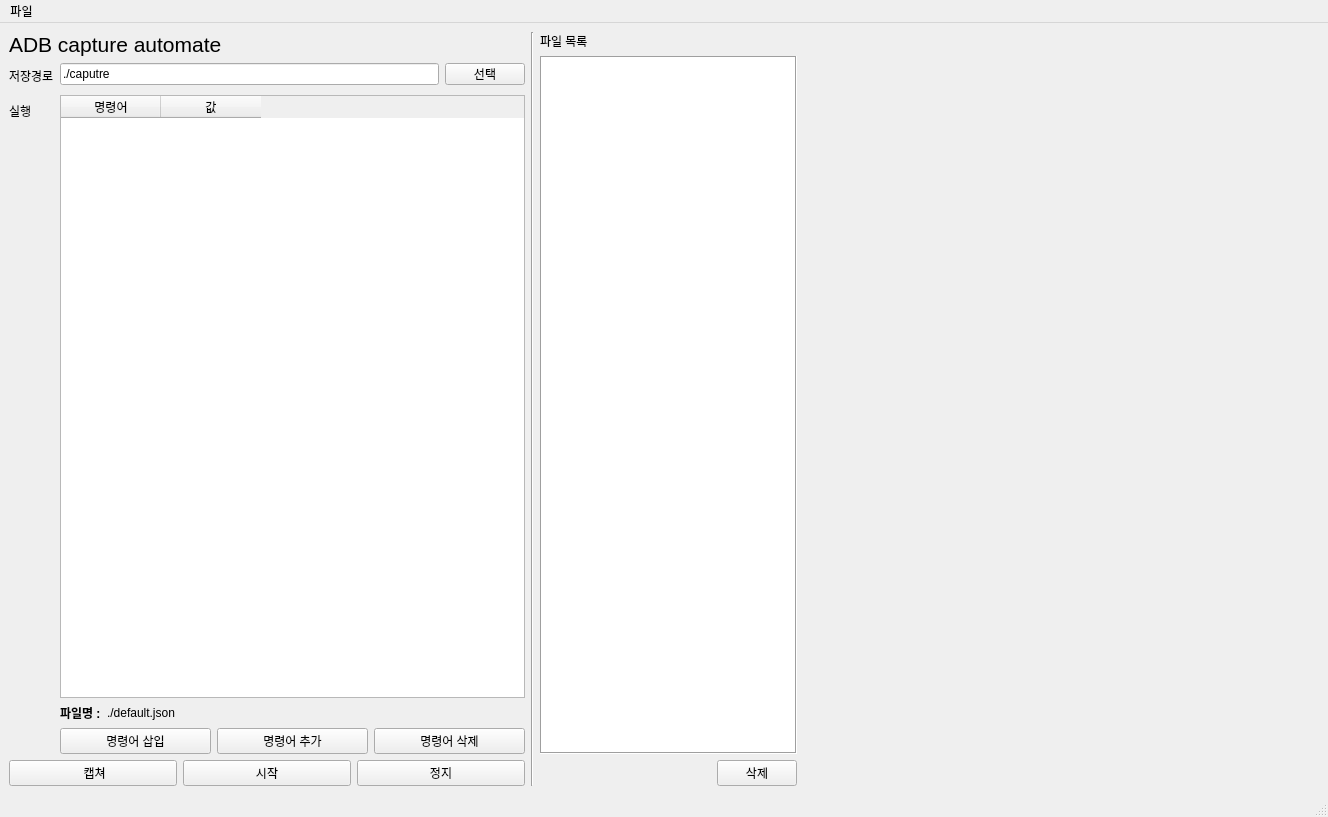
<?xml version="1.0" encoding="UTF-8"?>
<ui version="4.0">
 <class>MainWindow</class>
 <widget class="QMainWindow" name="MainWindow">
  <property name="geometry">
   <rect>
    <x>0</x>
    <y>0</y>
    <width>1328</width>
    <height>817</height>
   </rect>
  </property>
  <property name="windowTitle">
   <string>ADB Caputre automate</string>
  </property>
  <widget class="QWidget" name="centralwidget">
   <layout class="QHBoxLayout" name="horizontalLayout_2" stretch="2,0,1,2">
    <item>
     <layout class="QVBoxLayout" name="verticalLayout">
      <item>
       <widget class="QLabel" name="label_4">
        <property name="font">
         <font>
          <family>Tahoma</family>
          <pointsize>16</pointsize>
          <weight>50</weight>
          <bold>false</bold>
         </font>
        </property>
        <property name="text">
         <string>ADB capture automate</string>
        </property>
       </widget>
      </item>
      <item>
       <layout class="QFormLayout" name="formLayout">
        <item row="0" column="0">
         <widget class="QLabel" name="label">
          <property name="font">
           <font>
            <weight>50</weight>
            <bold>false</bold>
           </font>
          </property>
          <property name="text">
           <string>저장경로</string>
          </property>
         </widget>
        </item>
        <item row="1" column="0">
         <widget class="QLabel" name="label_2">
          <property name="font">
           <font>
            <weight>50</weight>
            <bold>false</bold>
           </font>
          </property>
          <property name="text">
           <string>실행</string>
          </property>
         </widget>
        </item>
        <item row="1" column="1">
         <layout class="QVBoxLayout" name="verticalLayout_4" stretch="0,0,0">
          <item>
           <widget class="QTableWidget" name="macroTable">
            <property name="font">
             <font>
              <weight>50</weight>
              <bold>false</bold>
             </font>
            </property>
            <property name="rowCount">
             <number>0</number>
            </property>
            <attribute name="verticalHeaderVisible">
             <bool>true</bool>
            </attribute>
            <attribute name="verticalHeaderHighlightSections">
             <bool>true</bool>
            </attribute>
            <column>
             <property name="text">
              <string>명령어</string>
             </property>
            </column>
            <column>
             <property name="text">
              <string>값</string>
             </property>
            </column>
           </widget>
          </item>
          <item>
           <layout class="QHBoxLayout" name="horizontalLayout_5" stretch="0,1">
            <item>
             <widget class="QLabel" name="label_6">
              <property name="font">
               <font>
                <weight>75</weight>
                <bold>true</bold>
               </font>
              </property>
              <property name="text">
               <string>파일명 :</string>
              </property>
             </widget>
            </item>
            <item>
             <widget class="QLabel" name="lbConfigFilePath">
              <property name="text">
               <string>./default.json</string>
              </property>
             </widget>
            </item>
           </layout>
          </item>
          <item>
           <layout class="QHBoxLayout" name="horizontalLayout_4">
            <item>
             <widget class="QPushButton" name="btnConfigInsert">
              <property name="text">
               <string>명령어 삽입</string>
              </property>
             </widget>
            </item>
            <item>
             <widget class="QPushButton" name="btnConfigAdd">
              <property name="text">
               <string>명령어 추가</string>
              </property>
             </widget>
            </item>
            <item>
             <widget class="QPushButton" name="btnConfigRemove">
              <property name="text">
               <string>명령어 삭제</string>
              </property>
             </widget>
            </item>
           </layout>
          </item>
         </layout>
        </item>
        <item row="0" column="1">
         <layout class="QGridLayout" name="gridLayout">
          <item row="0" column="0">
           <widget class="QLineEdit" name="edtCapturePath">
            <property name="font">
             <font>
              <weight>50</weight>
              <bold>false</bold>
             </font>
            </property>
            <property name="accessibleName">
             <string/>
            </property>
            <property name="text">
             <string>./caputre</string>
            </property>
           </widget>
          </item>
          <item row="0" column="1">
           <widget class="QPushButton" name="btnPathSelect">
            <property name="font">
             <font>
              <weight>50</weight>
              <bold>false</bold>
             </font>
            </property>
            <property name="accessibleName">
             <string/>
            </property>
            <property name="text">
             <string>선택</string>
            </property>
           </widget>
          </item>
         </layout>
        </item>
       </layout>
      </item>
      <item>
       <layout class="QHBoxLayout" name="horizontalLayout">
        <item>
         <widget class="QPushButton" name="btnCapture">
          <property name="font">
           <font>
            <weight>50</weight>
            <bold>false</bold>
           </font>
          </property>
          <property name="text">
           <string> 캡쳐</string>
          </property>
         </widget>
        </item>
        <item>
         <widget class="QPushButton" name="btnStart">
          <property name="font">
           <font>
            <weight>50</weight>
            <bold>false</bold>
           </font>
          </property>
          <property name="text">
           <string>시작</string>
          </property>
         </widget>
        </item>
        <item>
         <widget class="QPushButton" name="btnStop">
          <property name="font">
           <font>
            <weight>50</weight>
            <bold>false</bold>
           </font>
          </property>
          <property name="text">
           <string>정지</string>
          </property>
         </widget>
        </item>
       </layout>
      </item>
     </layout>
    </item>
    <item>
     <widget class="Line" name="line">
      <property name="font">
       <font>
        <weight>50</weight>
        <bold>false</bold>
       </font>
      </property>
      <property name="orientation">
       <enum>Qt::Vertical</enum>
      </property>
     </widget>
    </item>
    <item>
     <layout class="QVBoxLayout" name="verticalLayout_3">
      <item>
       <widget class="QLabel" name="lbFileList">
        <property name="text">
         <string>파일 목록</string>
        </property>
       </widget>
      </item>
      <item>
       <widget class="QListWidget" name="lsFiles">
        <property name="frameShape">
         <enum>QFrame::Box</enum>
        </property>
        <property name="frameShadow">
         <enum>QFrame::Sunken</enum>
        </property>
        <property name="iconSize">
         <size>
          <width>80</width>
          <height>120</height>
         </size>
        </property>
        <property name="textElideMode">
         <enum>Qt::ElideLeft</enum>
        </property>
        <property name="verticalScrollMode">
         <enum>QAbstractItemView::ScrollPerItem</enum>
        </property>
        <property name="gridSize">
         <size>
          <width>0</width>
          <height>120</height>
         </size>
        </property>
        <property name="viewMode">
         <enum>QListView::ListMode</enum>
        </property>
       </widget>
      </item>
      <item>
       <layout class="QHBoxLayout" name="horizontalLayout_3">
        <item>
         <spacer name="horizontalSpacer">
          <property name="orientation">
           <enum>Qt::Horizontal</enum>
          </property>
          <property name="sizeHint" stdset="0">
           <size>
            <width>40</width>
            <height>20</height>
           </size>
          </property>
         </spacer>
        </item>
        <item>
         <widget class="QPushButton" name="btnDeleteFile">
          <property name="text">
           <string>삭제</string>
          </property>
         </widget>
        </item>
       </layout>
      </item>
     </layout>
    </item>
    <item>
     <widget class="QLabel" name="lbPreview">
      <property name="font">
       <font>
        <weight>50</weight>
        <bold>false</bold>
       </font>
      </property>
      <property name="autoFillBackground">
       <bool>true</bool>
      </property>
      <property name="text">
       <string/>
      </property>
     </widget>
    </item>
   </layout>
  </widget>
  <widget class="QMenuBar" name="menubar">
   <property name="geometry">
    <rect>
     <x>0</x>
     <y>0</y>
     <width>1328</width>
     <height>26</height>
    </rect>
   </property>
   <widget class="QMenu" name="menu">
    <property name="title">
     <string>파일</string>
    </property>
    <addaction name="actionOpen"/>
    <addaction name="actionSave"/>
    <addaction name="actionSaveAs"/>
    <addaction name="separator"/>
    <addaction name="actionClose"/>
   </widget>
   <addaction name="menu"/>
  </widget>
  <widget class="QStatusBar" name="statusbar"/>
  <action name="actionOpen">
   <property name="text">
    <string>열기(&amp;o)</string>
   </property>
  </action>
  <action name="actionSave">
   <property name="text">
    <string>저장(&amp;s)</string>
   </property>
  </action>
  <action name="actionSaveAs">
   <property name="text">
    <string>다른 이름으로 저장</string>
   </property>
  </action>
  <action name="actionClose">
   <property name="text">
    <string>Close</string>
   </property>
  </action>
 </widget>
 <resources/>
 <connections/>
</ui>
